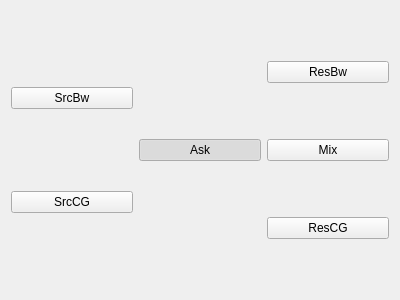
<?xml version="1.0" encoding="UTF-8"?>
<ui version="4.0">
 <class>PreviewerSelector</class>
 <widget class="QWidget" name="PreviewerSelector">
  <property name="geometry">
   <rect>
    <x>0</x>
    <y>0</y>
    <width>400</width>
    <height>300</height>
   </rect>
  </property>
  <property name="windowTitle">
   <string>PreviewerSelector</string>
  </property>
  <property name="styleSheet">
   <string notr="true"/>
  </property>
  <layout class="QHBoxLayout" name="horizontalLayout">
   <item>
    <layout class="QVBoxLayout" name="verticalLayout">
     <item>
      <widget class="QPushButton" name="srcBwButton">
       <property name="text">
        <string>SrcBw</string>
       </property>
       <property name="checkable">
        <bool>true</bool>
       </property>
       <attribute name="buttonGroup">
        <string notr="true">buttonGroup</string>
       </attribute>
      </widget>
     </item>
     <item>
      <widget class="QPushButton" name="srcCGButton">
       <property name="text">
        <string>SrcCG</string>
       </property>
       <property name="checkable">
        <bool>true</bool>
       </property>
       <attribute name="buttonGroup">
        <string notr="true">buttonGroup</string>
       </attribute>
      </widget>
     </item>
    </layout>
   </item>
   <item>
    <widget class="QPushButton" name="askButton">
     <property name="text">
      <string>Ask</string>
     </property>
     <property name="checkable">
      <bool>true</bool>
     </property>
     <property name="checked">
      <bool>true</bool>
     </property>
     <attribute name="buttonGroup">
      <string notr="true">buttonGroup</string>
     </attribute>
    </widget>
   </item>
   <item>
    <layout class="QVBoxLayout" name="verticalLayout_2">
     <item>
      <widget class="QPushButton" name="resBwButton">
       <property name="text">
        <string>ResBw</string>
       </property>
       <property name="checkable">
        <bool>true</bool>
       </property>
       <attribute name="buttonGroup">
        <string notr="true">buttonGroup</string>
       </attribute>
      </widget>
     </item>
     <item>
      <widget class="QPushButton" name="resMixButton">
       <property name="text">
        <string>Mix</string>
       </property>
       <property name="checkable">
        <bool>true</bool>
       </property>
       <attribute name="buttonGroup">
        <string notr="true">buttonGroup</string>
       </attribute>
      </widget>
     </item>
     <item>
      <widget class="QPushButton" name="resCGButton">
       <property name="text">
        <string>ResCG</string>
       </property>
       <property name="checkable">
        <bool>true</bool>
       </property>
       <attribute name="buttonGroup">
        <string notr="true">buttonGroup</string>
       </attribute>
      </widget>
     </item>
    </layout>
   </item>
  </layout>
 </widget>
 <resources/>
 <connections/>
 <buttongroups>
  <buttongroup name="buttonGroup"/>
 </buttongroups>
</ui>
